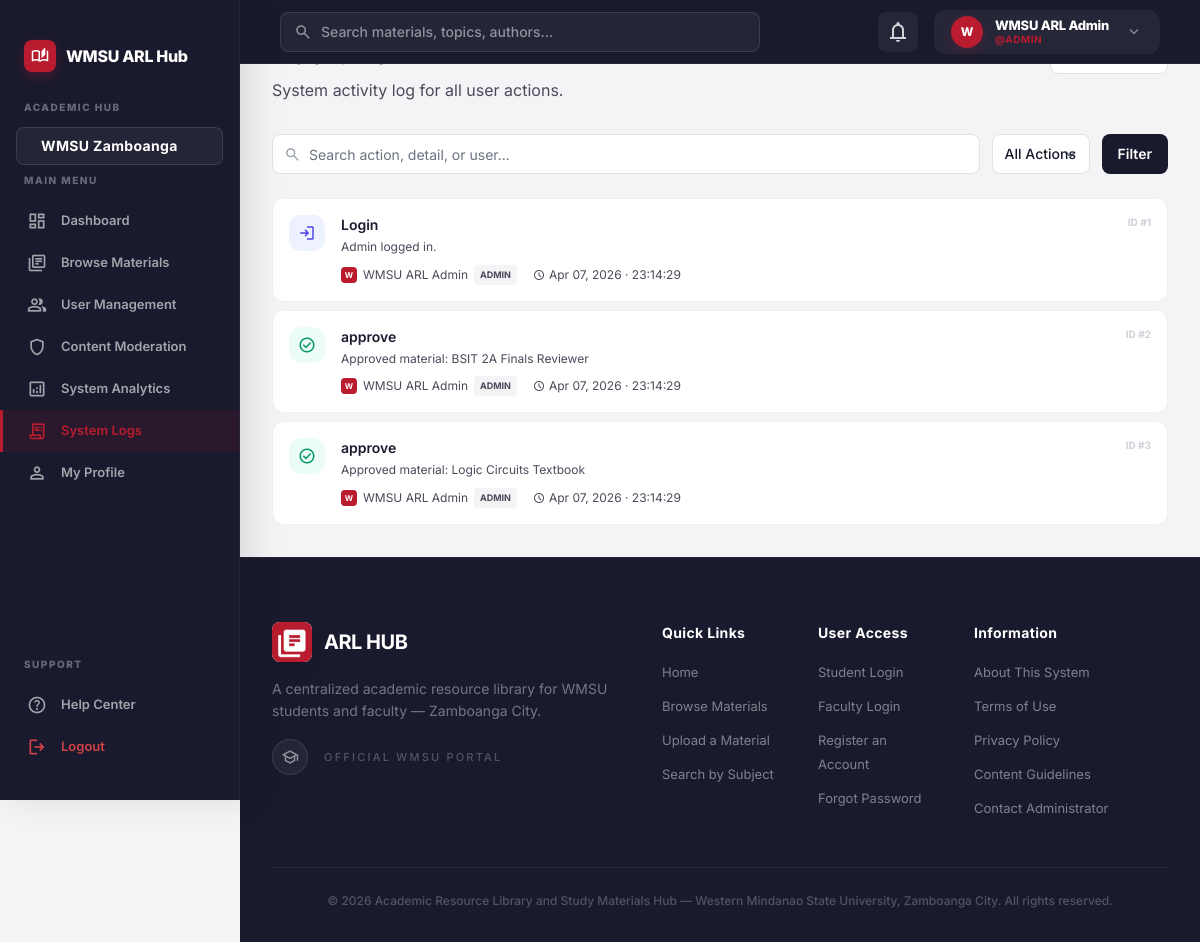
The app's page /admin/admin-audit.php (signed in) with its own data.
### tables this page shows
CREATE TABLE IF NOT EXISTS audit_logs (
    id INT AUTO_INCREMENT PRIMARY KEY,
    user_id INT,
    action VARCHAR(255) NOT NULL,
    details TEXT,
    timestamp TIMESTAMP DEFAULT CURRENT_TIMESTAMP,
    FOREIGN KEY (user_id) REFERENCES users(id) ON DELETE SET NULL
);

CREATE TABLE IF NOT EXISTS users (
    id INT AUTO_INCREMENT PRIMARY KEY,
    full_name VARCHAR(255) NOT NULL,
    email VARCHAR(255) NOT NULL UNIQUE,
    password VARCHAR(255) NOT NULL,
    role ENUM('student', 'faculty', 'admin') DEFAULT 'student',
    profile_image VARCHAR(255) DEFAULT 'default-avatar.png',
    is_banned BOOLEAN DEFAULT FALSE,
    reset_token VARCHAR(64) DEFAULT NULL,
    reset_token_expiry DATETIME DEFAULT NULL,
    created_at TIMESTAMP DEFAULT CURRENT_TIMESTAMP
);

### admin/admin-audit.php (the view, shortened to what this page needs)
<?php
require_once '../config/auth.php';
$search       = trim($_GET['search'] ?? '');
$page         = max(1, (int)($_GET['page'] ?? 1));
$perPage      = 20;
$offset       = ($page - 1) * $perPage;
$conditions = []; $params = [];
$where = $conditions ? "WHERE ".implode(' AND ', $conditions) : '';
try {
    $stmt = $pdo->prepare("SELECT a.*, u.full_name, u.role, u.email FROM audit_logs a LEFT JOIN users u ON a.user_id = u.id $where ORDER BY a.timestamp DESC LIMIT $perPage OFFSET $offset");
    $stmt->execute($params); $logs = $stmt->fetchAll();
} catch (PDOException $e) { $logs=[]; $total=0; $totalPages=1; $actionTypes=[]; }
$logStyles = [
    'login'       => ['bg-indigo-50',  'text-indigo-600',  'login'],
    'logout'      => ['bg-[#F4F4F6]',  'text-[#4A4A5A]',  'logout'],
    'upload'      => ['bg-emerald-50', 'text-emerald-600', 'upload'],
    'approve'     => ['bg-emerald-50', 'text-emerald-600', 'check_circle'],
    'reject'      => ['bg-red-50',     'text-red-600',     'cancel'],
    'toggle_ban'  => ['bg-amber-50',   'text-amber-600',   'block'],
    'role_change' => ['bg-indigo-50',  'text-indigo-600',  'manage_accounts'],
    'delete'      => ['bg-red-50',     'text-red-600',     'delete'],
];
function getLogStyle($action, $map) {
    foreach ($map as $k => $v) { if (stripos($action, $k) !== false) return $v; }
    return ['bg-[#F4F4F6]', 'text-[#4A4A5A]', 'info'];
}
?>
<!DOCTYPE html>
<html lang="en">
<head>
    <script src="https://cdn.tailwindcss.com?plugins=forms,container-queries"></script>
</head>
<body class="text-[#1A1A2E]">
<?php require_once '../includes/dashboard-nav.php'; ?>
<div class="flex min-h-[calc(100vh-64px)]">
    <?php require_once '../includes/sidebar.php'; ?>
    <main class="ml-[240px] flex-1 bg-[#F4F4F6] flex flex-col">
        <div class="p-8 flex-1">
            <div class="flex justify-between items-start mb-8">
                <div>
                    <h1 class="text-[28px] font-bold text-[#1A1A2E]">Audit Trail</h1>
                    <p class="text-[#4A4A5A] mt-1">System activity log for all user actions.</p>
                </div>
                <span class="flex items-center gap-2 bg-white border border-[#E2E2E4] px-4 py-2.5 rounded-lg text-sm font-semibold text-[#4A4A5A]">
                </span>
            </div>
            <form method="GET" class="flex flex-wrap gap-3 mb-6">
                <div class="relative flex-1 min-w-[200px]">
                    <span class="material-symbols-outlined absolute left-3 top-1/2 -translate-y-1/2 text-[#9CA3AF] text-[17px]">search</span>
                    <input type="text" name="search" value="<?php echo htmlspecialchars($search); ?>"
                           placeholder="Search action, detail, or user..."
                           class="w-full pl-9 pr-4 h-10 bg-white border border-[#E2E2E4] rounded-lg text-sm focus:outline-none focus:ring-1 focus:ring-[#B81C2E] focus:border-[#B81C2E]">
                </div>
                <select name="action" class="h-10 px-3 bg-white border border-[#E2E2E4] rounded-lg text-sm text-[#1A1A2E] font-medium focus:outline-none focus:ring-1 focus:ring-[#B81C2E] focus:border-[#B81C2E]">
                    <option value="">All Actions</option>
                </select>
                <button type="submit" class="h-10 px-4 bg-[#1A1A2E] text-white text-sm font-semibold rounded-lg hover:bg-black transition-colors">Filter</button>
            </form>
            <?php if (empty($logs)): ?>
            <div class="bg-white rounded-xl border border-black/5 py-20 text-center">
                <span class="material-symbols-outlined text-[56px] text-gray-200 block mb-4">history</span>
                <h3 class="text-lg font-bold text-[#1A1A2E] mb-2">No audit logs found</h3>
                <p class="text-[#4A4A5A] text-sm">System activity will appear here as users interact with the platform.</p>
            </div>
            <?php else: ?>
            <div class="space-y-2">
                <?php foreach ($logs as $log):
                    $style = getLogStyle($log['action'], $logStyles);
                    $avatarColors = ['admin'=>'bg-[#B81C2E]','faculty'=>'bg-emerald-600','student'=>'bg-indigo-500'];
                    $avatarColor = $avatarColors[$log['role'] ?? ''] ?? 'bg-gray-400';
                ?>
                <div class="bg-white rounded-xl border border-black/[0.06] p-4 flex items-start gap-4 hover:border-black/10 hover:shadow-sm transition-all">
                    <div class="w-9 h-9 <?php echo $style[0]; ?> <?php echo $style[1]; ?> rounded-xl flex items-center justify-center flex-shrink-0">
                        <span class="material-symbols-outlined text-[18px]"><?php echo $style[2]; ?></span>
                    </div>
                    <div class="flex-1 min-w-0">
                        <div class="font-semibold text-sm text-[#1A1A2E] mb-0.5"><?php echo htmlspecialchars($log['action']); ?></div>
                        <?php if ($log['details']): ?>
                        <div class="text-xs text-[#4A4A5A] mb-2 leading-relaxed"><?php echo htmlspecialchars($log['details']); ?></div>
                        <?php endif; ?>
                        <div class="flex items-center gap-4 text-xs text-[#4A4A5A]">
                            <span class="flex items-center gap-1.5">
                                <div class="w-4 h-4 <?php echo $avatarColor; ?> rounded flex items-center justify-center text-white text-[8px] font-bold flex-shrink-0">
                                    <?php echo $log['full_name'] ? strtoupper(substr($log['full_name'], 0, 1)) : '?'; ?>
                                </div>
                                <?php echo htmlspecialchars($log['full_name'] ?? 'System'); ?>
                                <?php if ($log['role']): ?><span class="bg-[#F4F4F6] px-1.5 py-0.5 rounded text-[9px] font-bold uppercase"><?php echo $log['role']; ?></span><?php endif; ?>
                            </span>
                            <span class="flex items-center gap-1">
                                <span class="material-symbols-outlined text-[12px]">schedule</span>
                                <?php echo date('M d, Y · H:i:s', strtotime($log['timestamp'])); ?>
                            </span>
                        </div>
                    </div>
                    <span class="text-[10px] font-bold text-[#D1D1D9] flex-shrink-0">ID #<?php echo $log['id']; ?></span>
                </div>
                <?php endforeach; ?>
            </div>
            <?php endif; ?>
        </div>
        <?php require_once '../includes/dashboard-footer.php'; ?>
    </main>
</div>
</body>
</html>

### admin/admin-audit.php (style rules this page uses)
body { font-family: 'Inter', sans-serif; background-color: #F4F4F6; }
h1,h2,h3 { font-family: 'Plus Jakarta Sans', sans-serif; }
.material-symbols-outlined { font-variation-settings: 'FILL' 0,'wght' 400,'GRAD' 0,'opsz' 24; vertical-align: middle; }

### records on screen
audit_logs: action "Login", details "Admin logged in.", user.full_name "W", user.full_name "WMSU ARL Admin", user.role "ADMIN", timestamp "Apr 07, 2026 · 23:14:29", id "1"
audit_logs: action "approve", details "Approved material: BSIT 2A Finals Reviewer", user.full_name "W", user.full_name "WMSU ARL Admin", user.role "ADMIN", timestamp "Apr 07, 2026 · 23:14:29", id "2"
audit_logs: action "approve", details "Approved material: Logic Circuits Textbook", user.full_name "W", user.full_name "WMSU ARL Admin", user.role "ADMIN", timestamp "Apr 07, 2026 · 23:14:29", id "3"

### other values on screen
substr($user_name, 0, 1) "W"
$user_name "WMSU ARL Admin"
$current_role "ADMIN"
